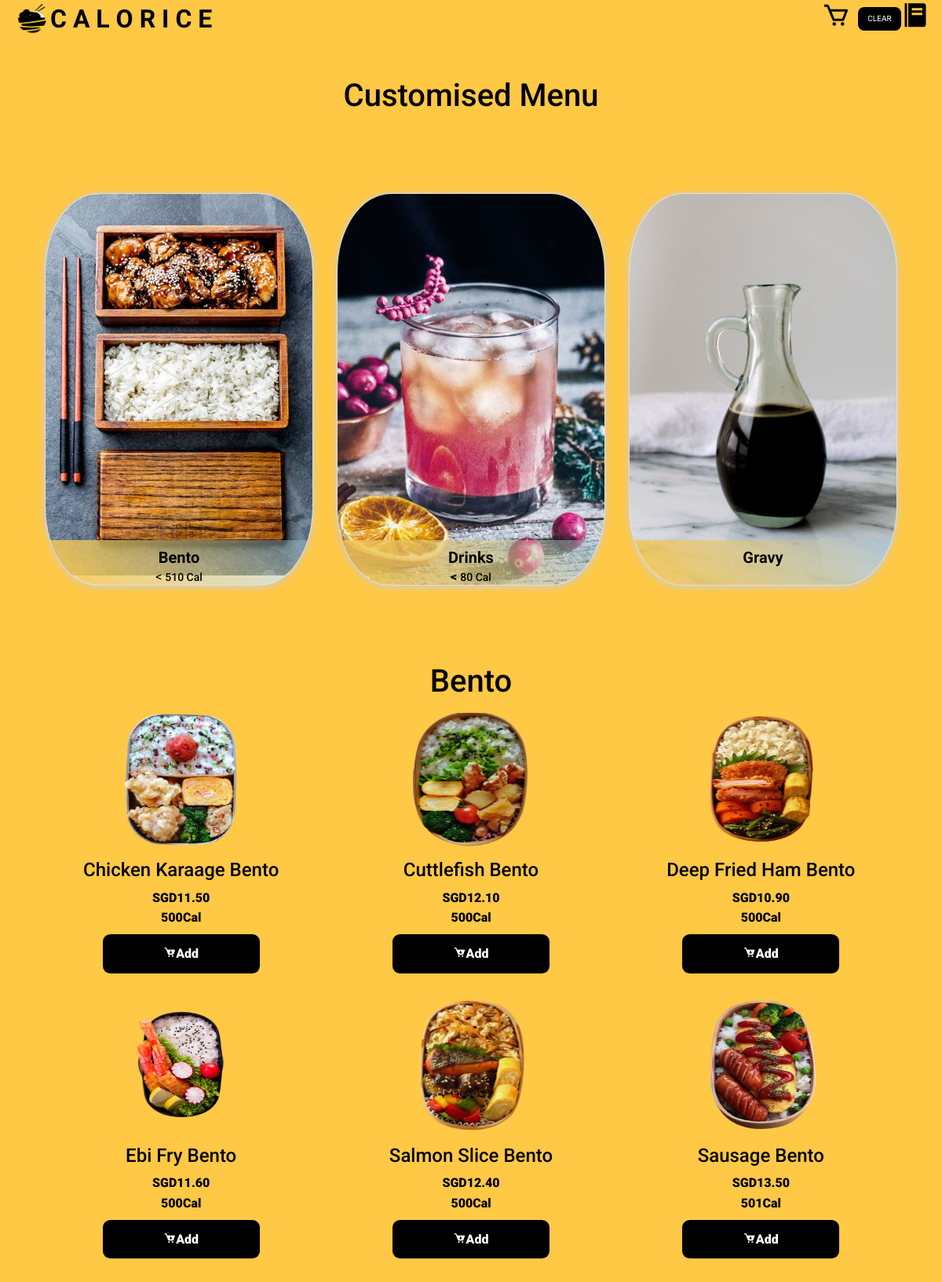
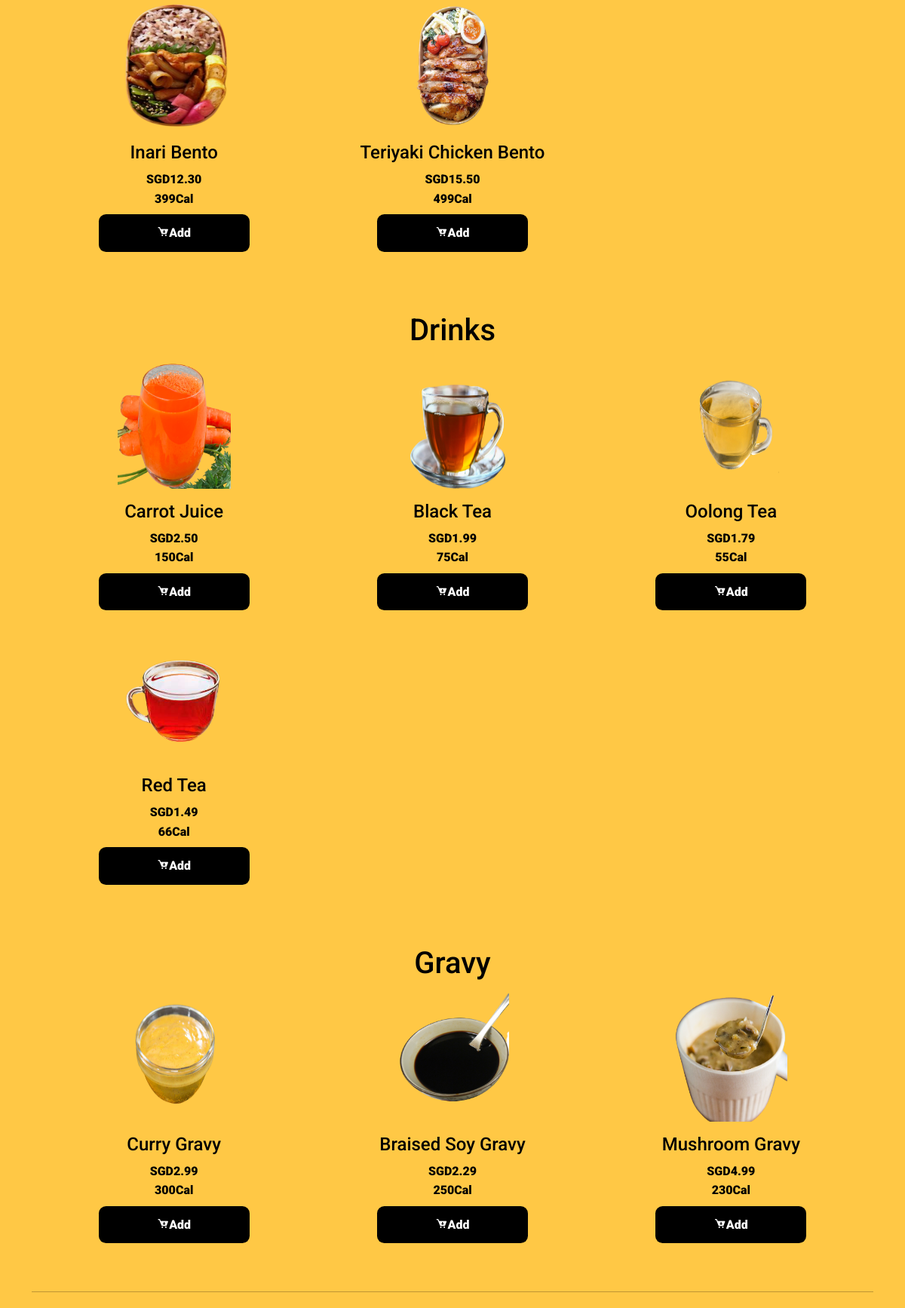
Page /menu.php (upper part) on the committed database (2 pictures, top to bottom).
### tables this page shows
CREATE TABLE `food` (
  `food_id` int(11) NOT NULL,
  `food_name` varchar(255) NOT NULL,
  `food_category` varchar(128) NOT NULL,
  `food_subcategory` varchar(128) NOT NULL,
  `food_healthierchoice` smallint(6) DEFAULT '0',
  `food_vegan` smallint(6) DEFAULT NULL,
  `food_price` decimal(10,2) NOT NULL,
  `food_calories` int(11) NOT NULL,
  `food_img` varchar(256) DEFAULT NULL
);

### config/db.php (called while the page is built, shortened)
<?php
class DB {
  protected static $mdb = null;
  public static function getMDB() {
    $mdb = DB::$mdb;
    if ($mdb === null) {
      $mdb = DB::$mdb = new MeekroDB();
    }
    $mdb->sync_config();
    return $mdb;
  }
  public static function query() { $args = func_get_args(); return call_user_func_array(array(DB::getMDB(), 'query'), $args); }
}
class MeekroDB {
  public $encoding = 'latin1';
  public $connect_options = array(MYSQLI_OPT_CONNECT_TIMEOUT => 30);
  public $internal_mysql = null;
  public function __construct($host=null, $user=null, $password=null, $dbName=null, $port=null, $encoding=null, $socket=null)  {
    if ($encoding === null) $encoding = DB::$encoding;
    $this->encoding = $encoding;
  }
  public function get() {
    $mysql = $this->internal_mysql;
    if (!($mysql instanceof MySQLi)) {
      $mysql = new mysqli();
      foreach ($this->connect_options as $key => $value) {
        $mysql->options($key, $value);
      }
      $mysql->set_charset($this->encoding);
      $this->internal_mysql = $mysql;
    }
    return $mysql;
  }
  protected function preparseQueryParams() {
    $args = func_get_args();
    $sql = trim(strval(array_shift($args)));
    $args_all = $args;
    if (count($args_all) == 0) return array($sql);
    $chunkyQuery = array();
    return $chunkyQuery;
  }
  public function parseQueryParams() {
    $args = func_get_args();
    $chunkyQuery = call_user_func_array(array($this, 'preparseQueryParams'), $args);
    $query = '';
    foreach ($chunkyQuery as $chunk) {
      if (is_string($chunk)) {
        $query .= $chunk;
        continue;
      }
      $result = '';
      $query .= $result;
    }
    return $query;
  }
  protected function prependCall($function, $args, $prepend) { array_unshift($args, $prepend); return call_user_func_array($function, $args); }
  public function query() { $args = func_get_args(); return $this->prependCall(array($this, 'queryHelper'), $args, 'assoc'); }
  protected function queryHelper() {
    $args = func_get_args();
    $type = array_shift($args);
    $db = $this->get();
    $is_buffered = true;
    $row_type = 'assoc';
    $full_names = false;
    $sql = call_user_func_array(array($this, 'parseQueryParams'), $args);
    $result = $db->query($sql, $is_buffered ? MYSQLI_STORE_RESULT : MYSQLI_USE_RESULT);
    $return = array();
    while ($row = ($row_type == 'assoc' ? $result->fetch_assoc() : $result->fetch_row())) {
      $return[] = $row;
    }
    return $return;
  }
}
?>

### menu.php (the view, shortened to what this page needs)
<?php
include "config/db.php";
?>
<!DOCTYPE html>
<html lang="en">
<head>
    <link href="https://cdn.jsdelivr.net/npm/bootstrap@5.0.0-beta3/dist/css/bootstrap.min.css" rel="stylesheet">
    <link href='https://unpkg.com/boxicons@2.0.7/css/boxicons.min.css' rel='stylesheet'>
    <link rel="stylesheet" href="css/styles.css">
    <link rel="stylesheet" href="css/menu.css">
</head>
<body>
    <?php
    include "header.php";
    ?>
    <div class="container">
        <div class="row">
            <h1 class="text-center">Customised Menu</h1>
        </div>
        <menu>
        <div class="contain">
            <main>
                <div class="card">
                    <img src="images/ricebox.jpeg" alt="">
                    <div class="blogcontent">
                        <h3><strong>Bento</strong></h3>
                        <p>< <a href="#">510 Cal</a></p>
                    </div>
                </div>
                <div class="card">
                    <img src="images/drinks.jpeg" alt="">
                    <div class="blogcontent">
                        <h3><strong>Drinks<strong></h3>
                        <p>< <a href="">80 Cal</a></p>
                    </div>
                </div>
                <div class="card">
                    <img src="images/gravy.jpeg" alt="">
                    <div class="blogcontent">
                        <h3><strong>Gravy<strong></h3><br>
                    </div>
                </div>
            </main>
        </div>
        </menu>
        <div class="row bentodiv" id="bento">
            <h1 class="text-center">Bento</h1>
            <?php
                $bento = DB::query('SELECT * FROM food WHERE food_category = "Bento"');
                foreach($bento as $bento_result){
                    echo '<div class="col-lg-4 col-sm-6 menubox"><div class="row"><p class="text-center"><img src=" ';
                    echo SITE_URL . "admin/" . $bento_result['food_img'];
                    echo '" alt="" class="menu_img"></p></div><div class="row namerow"><h4 class="text-center">';
                    echo ucwords($bento_result['food_name']);
                    echo '</h4></div><div class="row pricerow"><span class="text-center">';
                    echo "SGD" . $bento_result['food_price'];
                    echo '</span></div><div class="row caloriesrow"><span class="text-center">';
                    echo $bento_result['food_calories'] . "Cal";
                    echo '</span></div><div class="row addbuttonrow"><a class="addbutton text-center" data-id="'.$bento_result['food_id'].'" ><i class="bx bxs-cart-download buy_now"></i>Add</a></div></div>
                    ';
                }
            ?>
        </div>
        <div class="row drinksdiv" id="drinks">
            <h1 class="text-center" >Drinks</h1>
            <?php
                $drinks = DB::query('SELECT * FROM food WHERE food_subcategory = "drinks"');
                foreach($drinks as $drinks_result){
                    echo '<div class="col-lg-4 col-sm-6 menubox"><div class="row"><p class="text-center"><img src=" ';
                    echo SITE_URL . "admin/" . $drinks_result['food_img'];
                    echo '" alt="" class="menu_img"></p></div><div class="row namerow"><h4 class="text-center">';
                    echo ucwords($drinks_result['food_name']);
                    echo '</h4></div><div class="row pricerow"><span class="text-center">';
                    echo "SGD" . $drinks_result['food_price'];
                    echo '</span></div><div class="row caloriesrow"><span class="text-center">';
                    echo $drinks_result['food_calories'] . "Cal";
                    echo '</span></div><div class="row addbuttonrow"><a class="addbutton text-center" data-id="'.$drinks_result['food_id'].'"><i class="bx bxs-cart-download"></i>Add</a></div></div>
                    ';
                }
            ?>
        </div>
        <div class="row gravydiv" id="gravy">
            <h1 class="text-center">Gravy</h1>
            <?php
                $gravy = DB::query('SELECT * FROM food WHERE food_subcategory = "gravy"');
                foreach($gravy as $gravy_result){
                    echo '<div class="col-lg-4 col-sm-6 menubox"><div class="row"><p class="text-center"><img src=" ';
                    echo SITE_URL . "admin/" . $gravy_result['food_img'];
                    echo '" alt="" class="menu_img"></p></div><div class="row namerow"><h4 class="text-center">';
                    echo ucwords($gravy_result['food_name']);
                    echo '</h4></div><div class="row pricerow"><span class="text-center">';
                    echo "SGD" . $gravy_result['food_price'];
                    echo '</span></div><div class="row caloriesrow"><span class="text-center">';
                    echo $gravy_result['food_calories'] . "Cal";
                    echo '</span></div><div class="row addbuttonrow"><a class="addbutton text-center" data-id="'.$gravy_result['food_id'].'"><i class="bx bxs-cart-download"></i>Add</a></div></div>
                    ';
                }
            ?>
        </div><hr>
    </div>
    <?php
    include "footer.php";
    ?>
</body>
</html>

### css/styles.css (style rules this page uses)
:root { --header-height:3rem; --primary-color: #ffc845; --primary-color-alt: #FFC82A; --title-color:#393939; --text-color:#000000; --text-color-light:#A6A6A6; --body-color:#ffc845; --container-color:#FFFFFF; --wave-color: #FFFAFA; --body-font: 'Roboto', san serif; --biggest-font-size: 2.5rem; --h1-font-size: 2rem; --h2-font-size: 1.5rem; --h3-font-size: 1rem; --normal-font-size: 1rem; --small-font-size:.0.9rem; --smaller-font-size: 0.75rem; --font-medium:500; --font-semi-bold:500; --mb-1:0.5rem; --mb-2:1rem; --mb-3:1.5rem; --mb-4:2.0rem; --mb-5:2.5rem; --mb-6:3rem; --z-tooltip:10; --z-fixed:100; }
@media screen and (min-width:768px) { :root { --biggest-font-size:4rem; --h1-font-size: 2.25rem; --h2-font-size: 1.5rem; --h3-font-size: 1.25rem; --normal-font-size: 1rem; --small-font-size:0.875rem; --smaller-font-size: 0.813rem; } }
*,::before,::after { box-sizing: border-box; }
html { scroll-behavior: smooth; }
body { margin: var(--header-height) 0 0 0; font-family: var(--body-font); font-size:var(--normal-font-size); background-color: var(--body-color); color: var(--text-color); line-height: 1.6; }
h1,h2,h3,p,ul { margin:0; }
a { text-decoration:none; }
.l-main, .container { padding-top: 50px ; animation: transitionIn 1s; }
.menu_img { width:250px; align-self:center; margin-bottom: var(--mb-2); max-width: 100%; height:300px; }
.bx { font-family: var(--body-font); }

### css/menu.css (style rules this page uses)
a { transition: all 0.5s; text-decoration: none; color: #000; }
.card img { width:100%; transition: all 0.5s; }
menu { padding:50px 0; margin-top:20px; text-align: center; }
.contain { max-width:1200px; width:100%; margin:0 auto; }
main { display: grid; grid-template-columns: 1fr 1fr 1fr; grid-gap: 30px; margin:30px 15px 0 15px; }
.card { position: relative; overflow: hidden; max-height:500px; height:100%; box-shadow:0 2px 10px #ccc; transition: all 0.5s; border-radius: 20%; }
.blogcontent { position: absolute; left: 0; bottom: -45px; width: 100%; color: #000; padding: 10px 5px; background: linear-gradient(45deg, rgb(255,200,69) 0%, rgba(144,192,229, 0.4)100%); transition: all 0.5s; }
.blogcontent h3 { font-size: 20px; font-weight:500; margin:0; }
.blogcontent a { font-size: 14px; font-weight:500; }
.menu_img { width:150px; height:170px; align-self:center; margin-bottom: var(--mb-2); }
.menubox { padding: 1em 2em; }
.addbutton { display:inline-block; background-color: #000; color:#FFF; padding: 0.75rem 0; border-radius: 0.6rem; transition:0.3s; font-family: var(--body-font); cursor:pointer; width:200px; }
.bentodiv, .drinksdiv, .gravydiv { padding: 2em 1em; }
.addbuttonrow { padding-top: 0.5em; justify-content: center; }

### rows in the picture
food: food_img (picture), food_name "Chicken Karaage Bento", food_price "11.50", food_calories "500"
food: food_img (picture), food_name "Cuttlefish Bento", food_price "12.10", food_calories "500"
food: food_img (picture), food_name "Deep Fried Ham Bento", food_price "10.90", food_calories "500"
food: food_img (picture), food_name "Ebi Fry Bento", food_price "11.60", food_calories "500"
food: food_img (picture), food_name "Salmon Slice Bento", food_price "12.40", food_calories "500"
food: food_img (picture), food_name "Sausage Bento", food_price "13.50", food_calories "501"
food: food_img (picture), food_name "Inari Bento", food_price "12.30", food_calories "399"
food: food_img (picture), food_name "Teriyaki Chicken Bento", food_price "15.50", food_calories "499"
food: food_img (picture), food_name "Carrot Juice", food_price "2.50", food_calories "150"
food: food_img (picture), food_name "Black Tea", food_price "1.99", food_calories "75"
food: food_img (picture), food_name "Oolong Tea", food_price "1.79", food_calories "55"
food: food_img (picture), food_name "Red Tea", food_price "1.49", food_calories "66"
food: food_img (picture), food_name "Curry Gravy", food_price "2.99", food_calories "300"
food: food_img (picture), food_name "Braised Soy Gravy", food_price "2.29", food_calories "250"
food: food_img (picture), food_name "Mushroom Gravy", food_price "4.99", food_calories "230"
